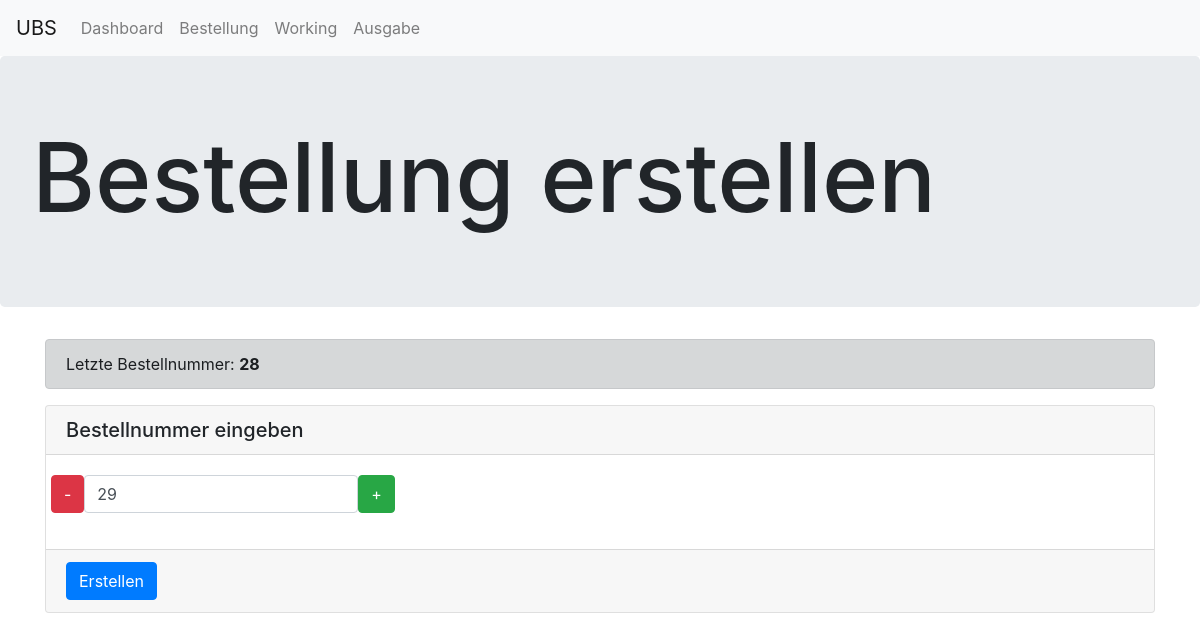
/takenumbers/next/, run on an earlier commit of the app's database.
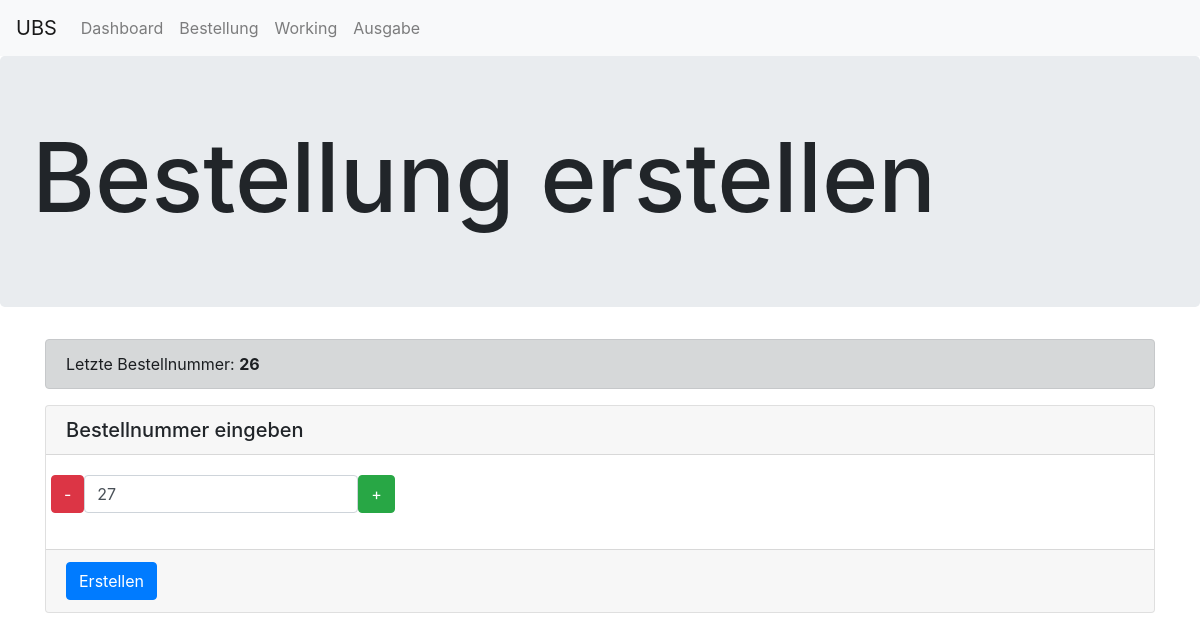
And on a later commit of the database.
### takenumbers/models.py (models this page shows, shortened)
class Bestellnummer(models.Model):
    bnum = models.IntegerField(unique=True,default=1)
    created = models.DateTimeField(auto_now_add=True)
    completed = models.DateTimeField(blank=True, null=True)
    archieved = models.BooleanField(default=False)

### takenumbers/views.py (the view, shortened to what this page needs)
# urls.py: path('next/', views.nextnumber, name='nextnumber'),
def nextnumber(request):
    if request.method == 'GET':
        try:
            lastbnum = Bestellnummer.objects.latest('id')
            return render(request, 'takenumbers/input.html', {'form':BestellnummerForm,'lastbnum':lastbnum})
        except:
            return render(request, 'takenumbers/input.html', {'form':BestellnummerForm})

### takenumbers/templates/takenumbers/input.html (shortened to what this page needs)
{% extends 'takenumbers/base.html' %}
{% block content %}
<div class="jumbotron"><h1 style="font-size:8vw;">Bestellung erstellen</h1></div>
<div class="container">
    {% if lastbnum %}
        <div class="alert alert-dark" role="alert">Letzte Bestellnummer: <strong>{{lastbnum.bnum}}</strong></div>
    {% endif %}
        <form method="POST">
        <div class="card">
            <h5 class="card-header">Bestellnummer eingeben</h5>
            <div class="card-body">
                    <div class="form-group row"><input type="button" class="btn btn-primary btn-danger" onclick="reduceValue()" value="-" />
                    <div class="col-xs-3">
                    <input class="form-control" id="ex2" type="number" name="bnum" autocomplete="off" value="{{lastbnum.bnum|add:1}}">
                    </div>
                    <input type="button" class="btn btn-primary btn-success" onclick="increaseValue()" value="+" />
            </div></div>
            <div class="card-footer"><button class="btn btn-primary" type="submit" onclick="location.href='takenumbers/next.html';">Erstellen</button></div>
        </div>
        </form>
</div>
{% endblock content %}

### takenumbers/templates/takenumbers/base.html (shortened to what this page needs)
<!DOCTYPE html>
<html lang="en">
<head>
        <link rel="stylesheet" href="https://stackpath.bootstrapcdn.com/bootstrap/4.5.0/css/bootstrap.min.css">
</head>
<body>
<nav class="navbar navbar-expand-lg navbar-light bg-light">
  <a class="navbar-brand" href="#">UBS</a>
  <div class="collapse navbar-collapse" id="navbarTogglerDemo02">
    <ul class="navbar-nav mr-auto mt-2 mt-lg-0">
      <li class="nav-item">
        <a class="nav-link" href="{% url 'takenumbers:dashboard' %}">Dashboard</span></a>
      </li>
      <li class="nav-item">
        <a class="nav-link" href="{% url 'takenumbers:nextnumber' %}">Bestellung</a>
      </li>
      <li class="nav-item">
        <a class="nav-link" href="{% url 'takenumbers:workingnumber' %}">Working</a>
      </li>
      <li class="nav-item">
        <a class="nav-link" href="{% url 'takenumbers:takeout' %}">Ausgabe</a>
      </li>
    </ul>
  </div>
</nav>
    {% block content %}
    {% endblock content %}
</body>
</html>

What changed in the data, as far as the page shows it:
removed Bestellnummer: bnum "28", bnum "29"
added Bestellnummer: bnum "26", bnum "27"
